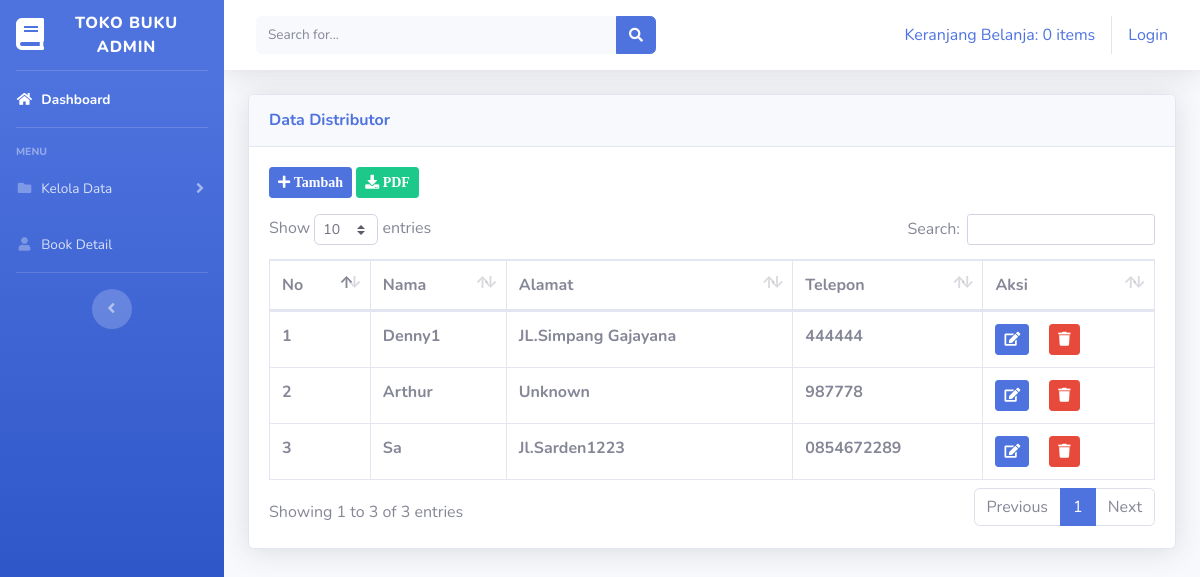
Page /index.php/distributor on the committed database.
### tables this page shows
CREATE TABLE `distributor` (
  `id_distributor` int(11) NOT NULL,
  `nama_distributor` varchar(11) NOT NULL,
  `alamat` text NOT NULL,
  `telepon` varchar(25) NOT NULL
);

### application/controllers/Distributor.php (called while the page is built, shortened)
<?php
class Distributor extends CI_Controller
{
  public function index()
  {
    $data['distributor'] = $this->model_distributor->tampil_data()->result();
    $this->load->view('templates_admin/header');
    $this->load->view('templates_admin/sidebar');
    $this->load->view('data_distributor/distributor', $data);
    $this->load->view('templates_admin/footer');
  }
}

### index.php (called while the page is built, shortened)
<?php
require_once BASEPATH.'core/CodeIgniter.php';

### application/models/model_distributor.php (called while the page is built, shortened)
<?php
class Model_distributor extends CI_Model
{
  public function tampil_data()
  {
    return $this->db->get('distributor');
  }
}

### application/views/data_distributor/distributor.php (the view, shortened to what this page needs)
<div class="container-fluid ">
  <div class="card shadow mb-4">
    <div class="card-header py-3">
      <h6 class="m-0 font-weight-bold text-primary">Data Distributor</h6>
    </div>
    <div class="card-body">
      <button class="btn btn-sm btn-primary mb-3" data-toggle="modal" data-target="#distributor"><i class="fas fa-plus"> Tambah</i></button>
      <a href="<?= base_url('distributor/pdf') ?>" class="btn btn-sm btn-success mb-3"><i class="fas fa-download"> PDF</i></a>
      <div class="table-responsive">
        <table class="table table-bordered" id="dataTable" width="100%" cellspacing="0">
          <thead>
            <tr>
              <th>No</th>
              <th>Nama</th>
              <th>Alamat</th>
              <th>Telepon</th>
              <th>Aksi</th>
            </tr>
          </thead>
          <tbody>
            <?php
            $no = 1;
            foreach ($distributor as $dstr) : ?>
              <tr>
                <th><?= $no++ ?></th>
                <th><?= $dstr->nama_distributor ?></th>
                <th><?= $dstr->alamat ?></th>
                <th><?= $dstr->telepon ?></th>
                <td>
                  <?php echo anchor('distributor/edit/' . $dstr->id_distributor, '<div class="btn btn-primary btn-sm mr-3"><i class="fa fa-edit"></i></div>') ?>
                  <div class="btn btn-danger btn-sm" data-toggle="modal" data-target="#delete"><i class="fa fa-trash"></i></div>
                </td>
              </tr>
            <?php endforeach; ?>
          </tbody>
        </table>
      </div>
    </div>
  </div>
</div>

### rows in the picture
distributor: nama_distributor "Denny1", alamat "JL.Simpang Gajayana", telepon "444444"
distributor: nama_distributor "Arthur", alamat "Unknown", telepon "987778"
distributor: nama_distributor "Sa", alamat "Jl.Sarden1223", telepon "0854672289"

### other values in the picture
anchor('dashboard/detail_keranjang', $keranjang) "Keranjang Belanja: 0 items"
anchor('auth/login', 'Login') "Login"
